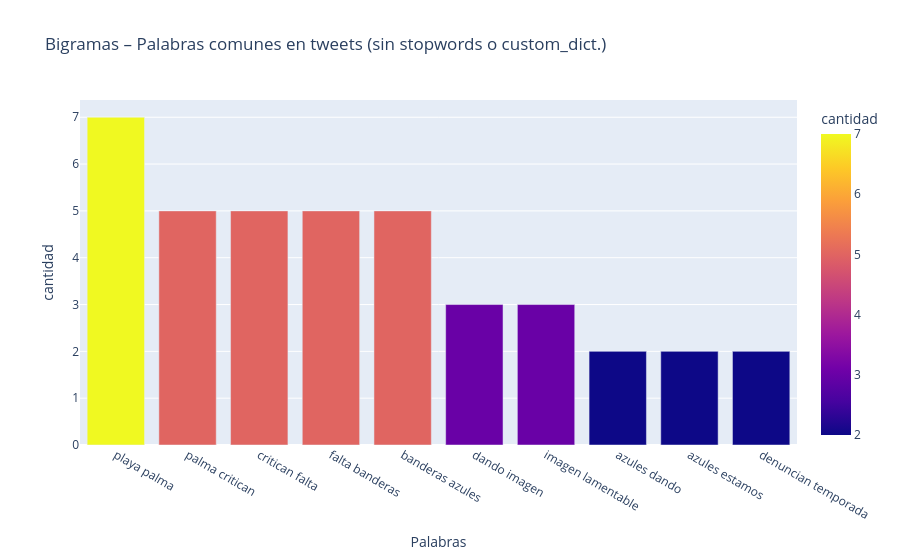

Source (notebook cell):
### Code cell
tweets_ss_nc = [' '.join(tweet_ssc) for tweet_ssc in tweets_nsw_nc]
top_n_bigramas(tweets_ss_nc, n=10, grafico=True, titulo='Palabras comunes en tweets (sin stopwords o custom_dict.)')

### Figure 1 — Plotly figure (JSON) as saved in the notebook; plotly's stock layout.template omitted (floating-point values rounded to 4 significant figures)
{"data": [{"alignmentgroup": "True", "hovertemplate": "Palabras=%{x}<br>cantidad=%{marker.color}<extra></extra>", "legendgroup": "", "marker": {"color": [7, 5, 5, 5, 5, 3, 3, 2, 2, 2], "coloraxis": "coloraxis", "pattern": {"shape": ""}}, "name": "", "offsetgroup": "", "orientation": "v", "showlegend": false, "textposition": "auto", "type": "bar", "x": ["playa palma", "palma critican", "critican falta", "falta banderas", "banderas azules", "dando imagen", "imagen lamentable", "azules dando", "azules estamos", "denuncian temporada"], "xaxis": "x", "y": [7, 5, 5, 5, 5, 3, 3, 2, 2, 2], "yaxis": "y"}], "layout": {"barmode": "relative", "coloraxis": {"colorbar": {"title": {"text": "cantidad"}}, "colorscale": [[0, "#0d0887"], [0.1111, "#46039f"], [0.2222, "#7201a8"], [0.3333, "#9c179e"], [0.4444, "#bd3786"], [0.5556, "#d8576b"], [0.6667, "#ed7953"], [0.7778, "#fb9f3a"], [0.8889, "#fdca26"], [1, "#f0f921"]]}, "legend": {"tracegroupgap": 0}, "title": {"text": "Bigramas – Palabras comunes en tweets (sin stopwords o custom_dict.)"}, "xaxis": {"anchor": "y", "domain": [0, 1], "title": {"text": "Palabras"}}, "yaxis": {"anchor": "x", "domain": [0, 1], "title": {"text": "cantidad"}}}}
